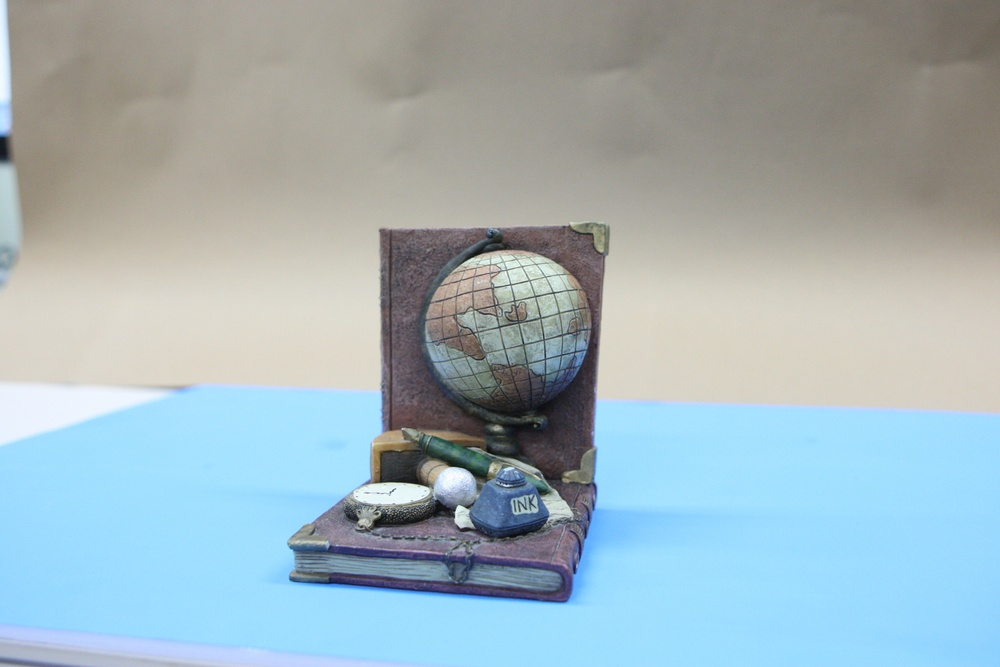
%> input picture pa3/Data/0001.JPG, 1000 x 667 px, shrunk from 1944 x 1296 before the run
$ octave main_pa3.m   (GNU Octave 9; MATLAB toolbox functions it lacks are replaced by stand-ins)
%> lines starting %> are read from the running program, lines starting %| are printed output that depends on the picture
clear;
clc;
close all;
run('/home/sh/Documents/matlab/vlfeat-0.9.21/toolbox/vl_setup')
%> (this line was passed over: vl_setup is not available in this run)

addpath('./Givenfunctions');


%% 1. Load the input images (0pts)
im01 = imread('./Data/0001.JPG');
%> im01 is the input picture: size 667x1000x3 uint8; mean R, G, B 161.4, 179.3, 185.1
im02 = imread('./Data/0002.JPG');
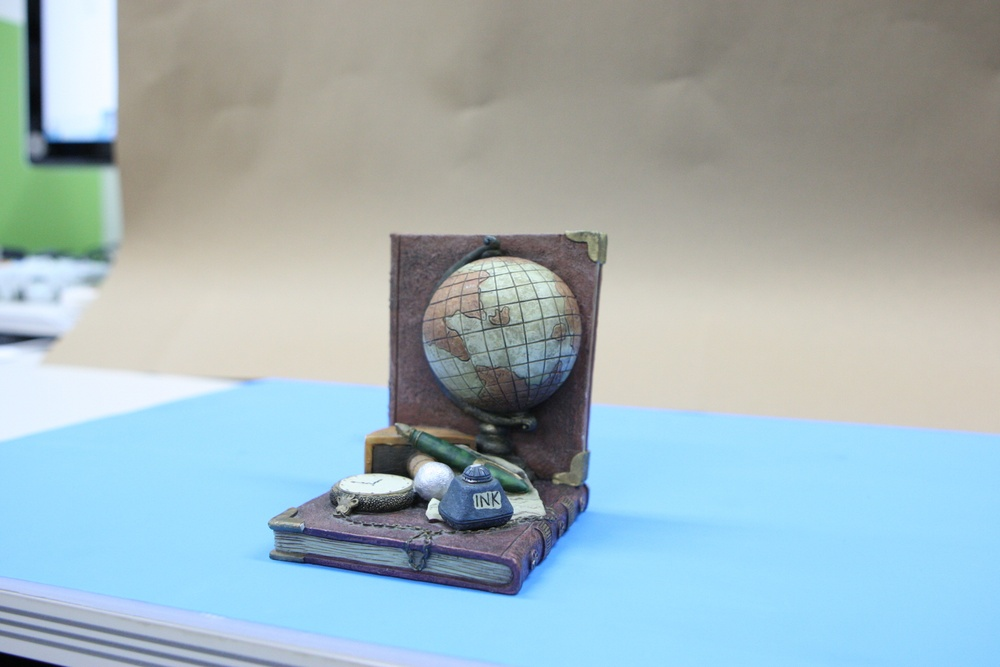
%> input picture pa3/Data/0002.JPG, 1000 x 667 px, shrunk from 1944 x 1296 before the run
%> im02 is the input picture: size 667x1000x3 uint8; mean R, G, B 160.7, 179.5, 185

%% 2. Extract features (2pts)
% Plot im01
subplot(1,2,1);
imshow(im01, []);
title('im01');

% Extract SIFT features
im01 = rgb2gray(im01);
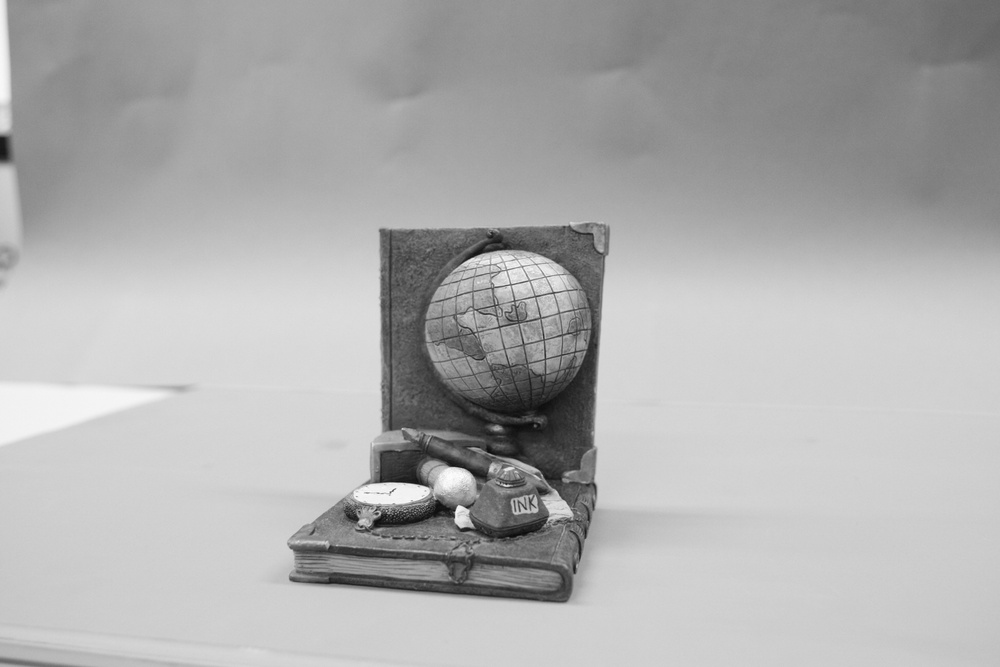
%> im01: size 667x1000 uint8; min 10, max 254, mean 174.6
im01 = single(im01);
%> im01: size 667x1000 single
%> (the run ends here)
